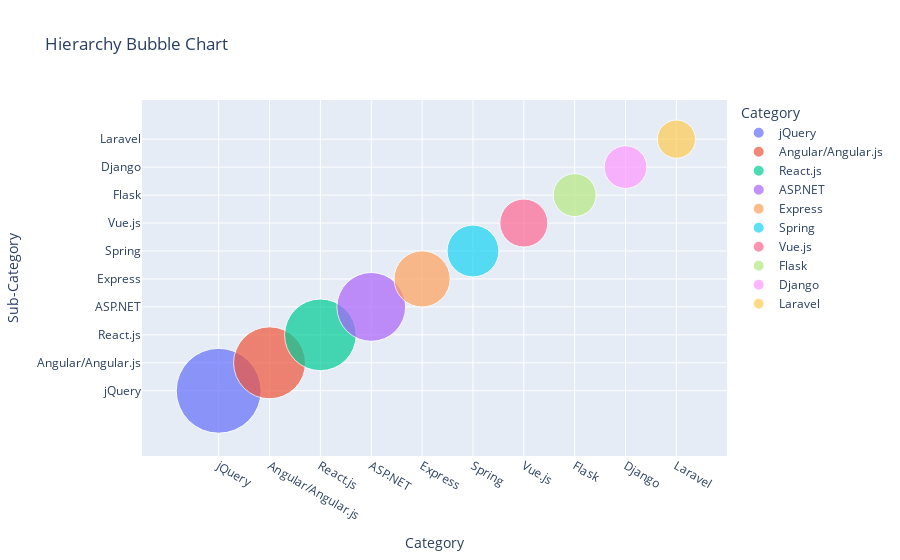

Notebook code cell kept with this figure:
### Code cell
import plotly.express as px

def drawHierarchyBubble(data=top10_webframework):
    # Sample DataFrame with hierarchical data
    data = {
        'Category': data.index.to_list(),
        'Sub-Category': data.index.to_list(),
        'Value': data.to_list()
    }
    
    df_wf = pd.DataFrame(data)
    # Create a bubble chart using Plotly Express
    fig = px.scatter(
        df_wf,
        x='Category',
        y='Sub-Category',
        size='Value',
        color='Category',
        hover_name='Sub-Category',
        title='Hierarchy Bubble Chart',
        size_max=60
    )
    # Show the plot
    fig.show()
drawHierarchyBubble()

### Figure 1 — Plotly figure (JSON) as saved in the notebook; plotly's stock layout.template omitted (floating-point values rounded to 4 significant figures)
{"data": [{"hovertemplate": "<b>%{hovertext}</b><br><br>Category=%{x}<br>Sub-Category=%{y}<br>Value=%{marker.size}<extra></extra>", "hovertext": ["jQuery"], "legendgroup": "jQuery", "marker": {"color": "#636efa", "size": [4629], "sizemode": "area", "sizeref": 1.286, "symbol": "circle"}, "mode": "markers", "name": "jQuery", "orientation": "v", "showlegend": true, "type": "scatter", "x": ["jQuery"], "xaxis": "x", "y": ["jQuery"], "yaxis": "y"}, {"hovertemplate": "<b>%{hovertext}</b><br><br>Category=%{x}<br>Sub-Category=%{y}<br>Value=%{marker.size}<extra></extra>", "hovertext": ["Angular/Angular.js"], "legendgroup": "Angular/Angular.js", "marker": {"color": "#EF553B", "size": [3327], "sizemode": "area", "sizeref": 1.286, "symbol": "circle"}, "mode": "markers", "name": "Angular/Angular.js", "orientation": "v", "showlegend": true, "type": "scatter", "x": ["Angular/Angular.js"], "xaxis": "x", "y": ["Angular/Angular.js"], "yaxis": "y"}, {"hovertemplate": "<b>%{hovertext}</b><br><br>Category=%{x}<br>Sub-Category=%{y}<br>Value=%{marker.size}<extra></extra>", "hovertext": ["React.js"], "legendgroup": "React.js", "marker": {"color": "#00cc96", "size": [3302], "sizemode": "area", "sizeref": 1.286, "symbol": "circle"}, "mode": "markers", "name": "React.js", "orientation": "v", "showlegend": true, "type": "scatter", "x": ["React.js"], "xaxis": "x", "y": ["React.js"], "yaxis": "y"}, {"hovertemplate": "<b>%{hovertext}</b><br><br>Category=%{x}<br>Sub-Category=%{y}<br>Value=%{marker.size}<extra></extra>", "hovertext": ["ASP.NET"], "legendgroup": "ASP.NET", "marker": {"color": "#ab63fa", "size": [3042], "sizemode": "area", "sizeref": 1.286, "symbol": "circle"}, "mode": "markers", "name": "ASP.NET", "orientation": "v", "showlegend": true, "type": "scatter", "x": ["ASP.NET"], "xaxis": "x", "y": ["ASP.NET"], "yaxis": "y"}, {"hovertemplate": "<b>%{hovertext}</b><br><br>Category=%{x}<br>Sub-Category=%{y}<br>Value=%{marker.size}<extra></extra>", "hovertext": ["Express"], "legendgroup": "Express", "marker": {"color": "#FFA15A", "size": [2028], "sizemode": "area", "sizeref": 1.286, "symbol": "circle"}, "mode": "markers", "name": "Express", "orientation": "v", "showlegend": true, "type": "scatter", "x": ["Express"], "xaxis": "x", "y": ["Express"], "yaxis": "y"}, {"hovertemplate": "<b>%{hovertext}</b><br><br>Category=%{x}<br>Sub-Category=%{y}<br>Value=%{marker.size}<extra></extra>", "hovertext": ["Spring"], "legendgroup": "Spring", "marker": {"color": "#19d3f3", "size": [1728], "sizemode": "area", "sizeref": 1.286, "symbol": "circle"}, "mode": "markers", "name": "Spring", "orientation": "v", "showlegend": true, "type": "scatter", "x": ["Spring"], "xaxis": "x", "y": ["Spring"], "yaxis": "y"}, {"hovertemplate": "<b>%{hovertext}</b><br><br>Category=%{x}<br>Sub-Category=%{y}<br>Value=%{marker.size}<extra></extra>", "hovertext": ["Vue.js"], "legendgroup": "Vue.js", "marker": {"color": "#FF6692", "size": [1485], "sizemode": "area", "sizeref": 1.286, "symbol": "circle"}, "mode": "markers", "name": "Vue.js", "orientation": "v", "showlegend": true, "type": "scatter", "x": ["Vue.js"], "xaxis": "x", "y": ["Vue.js"], "yaxis": "y"}, {"hovertemplate": "<b>%{hovertext}</b><br><br>Category=%{x}<br>Sub-Category=%{y}<br>Value=%{marker.size}<extra></extra>", "hovertext": ["Flask"], "legendgroup": "Flask", "marker": {"color": "#B6E880", "size": [1186], "sizemode": "area", "sizeref": 1.286, "symbol": "circle"}, "mode": "markers", "name": "Flask", "orientation": "v", "showlegend": true, "type": "scatter", "x": ["Flask"], "xaxis": "x", "y": ["Flask"], "yaxis": "y"}, {"hovertemplate": "<b>%{hovertext}</b><br><br>Category=%{x}<br>Sub-Category=%{y}<br>Value=%{marker.size}<extra></extra>", "hovertext": ["Django"], "legendgroup": "Django", "marker": {"color": "#FF97FF", "size": [1176], "sizemode": "area", "sizeref": 1.286, "symbol": "circle"}, "mode": "markers", "name": "Django", "orientation": "v", "showlegend": true, "type": "scatter", "x": ["Django"], "xaxis": "x", "y": ["Django"], "yaxis": "y"}, {"hovertemplate": "<b>%{hovertext}</b><br><br>Category=%{x}<br>Sub-Category=%{y}<br>Value=%{marker.size}<extra></extra>", "hovertext": ["Laravel"], "legendgroup": "Laravel", "marker": {"color": "#FECB52", "size": [939], "sizemode": "area", "sizeref": 1.286, "symbol": "circle"}, "mode": "markers", "name": "Laravel", "orientation": "v", "showlegend": true, "type": "scatter", "x": ["Laravel"], "xaxis": "x", "y": ["Laravel"], "yaxis": "y"}], "layout": {"autosize": true, "legend": {"itemsizing": "constant", "title": {"text": "Category"}, "tracegroupgap": 0}, "title": {"text": "Hierarchy Bubble Chart"}, "xaxis": {"anchor": "y", "autorange": true, "categoryarray": ["jQuery", "Angular/Angular.js", "React.js", "ASP.NET", "Express", "Spring", "Vue.js", "Flask", "Django", "Laravel"], "categoryorder": "array", "domain": [0, 1], "range": [-1.178, 9.833], "title": {"text": "Category"}, "type": "category"}, "yaxis": {"anchor": "x", "autorange": true, "domain": [0, 1], "range": [-7.195, 12.79], "title": {"text": "Sub-Category"}, "type": "category"}}}
